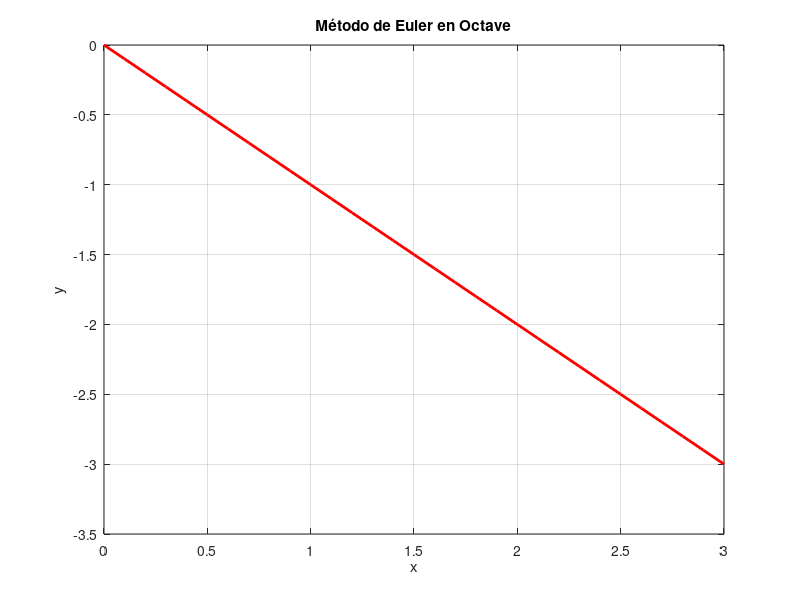

MATLAB code for this plot:
h = 0.1;
x0 = 0;
y0 = 0;
xf = 3;

% Crear vectores para almacenar los valores de x e y
x_values = x0:h:xf;
y_values = zeros(size(x_values));

% Inicialización
x_values(1) = x0;
y_values(1) = y0;

% Iteración vectorizada
for i = 1:(length(x_values)-1)
    y_values(i+1) = y_values(i) + h * (-1 - y_values(i)^2) / (1 + x_values(i)^2);
end

% Resultado
disp(['Resultado usando el método de Euler: y(', num2str(xf), ') ≈ ', num2str(y_values(end))]);

% Gráfico
plot(x_values, y_values, 'r-', 'LineWidth', 2);
xlabel('x');
ylabel('y');
title('Método de Euler en Octave');
grid on;

